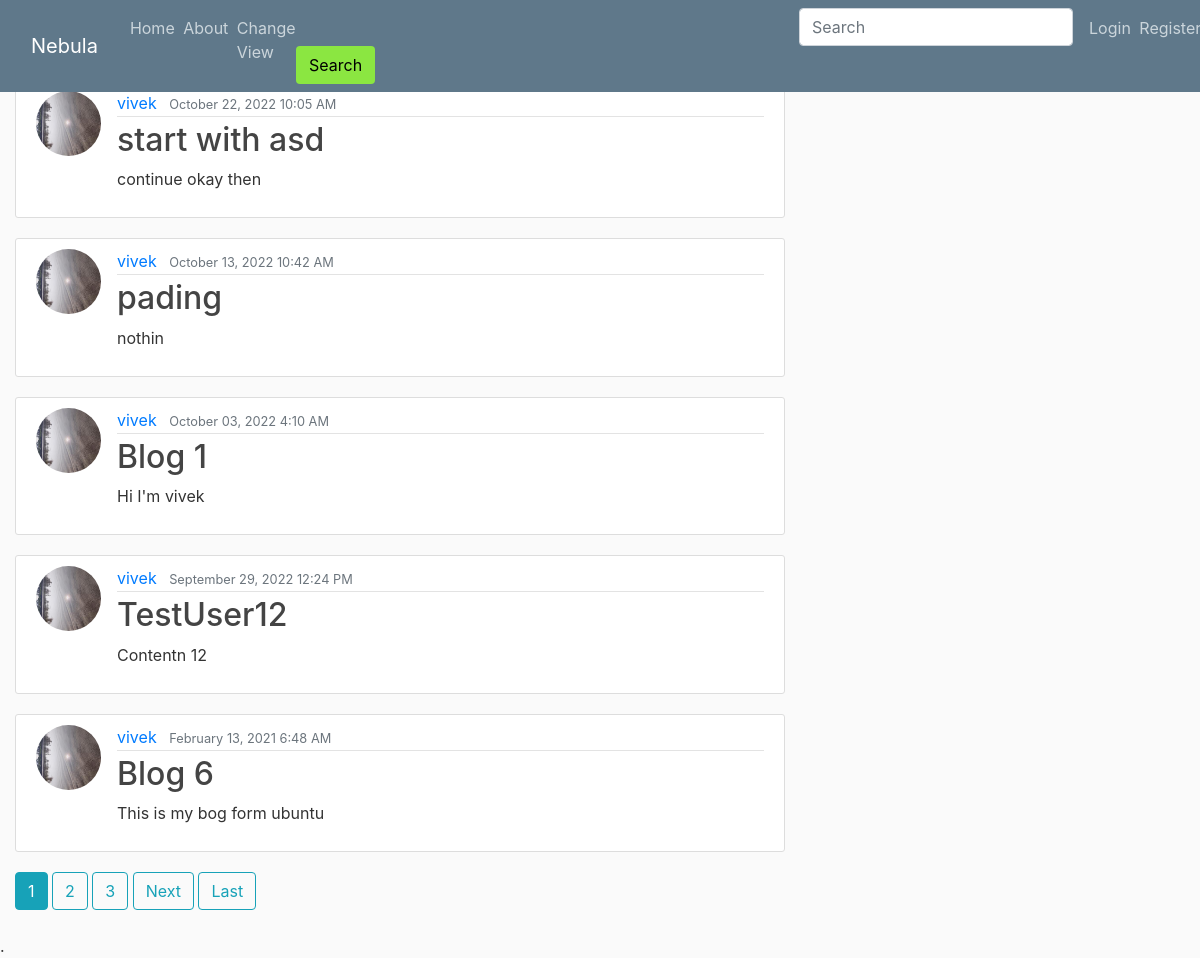
Before: / with the older database file.
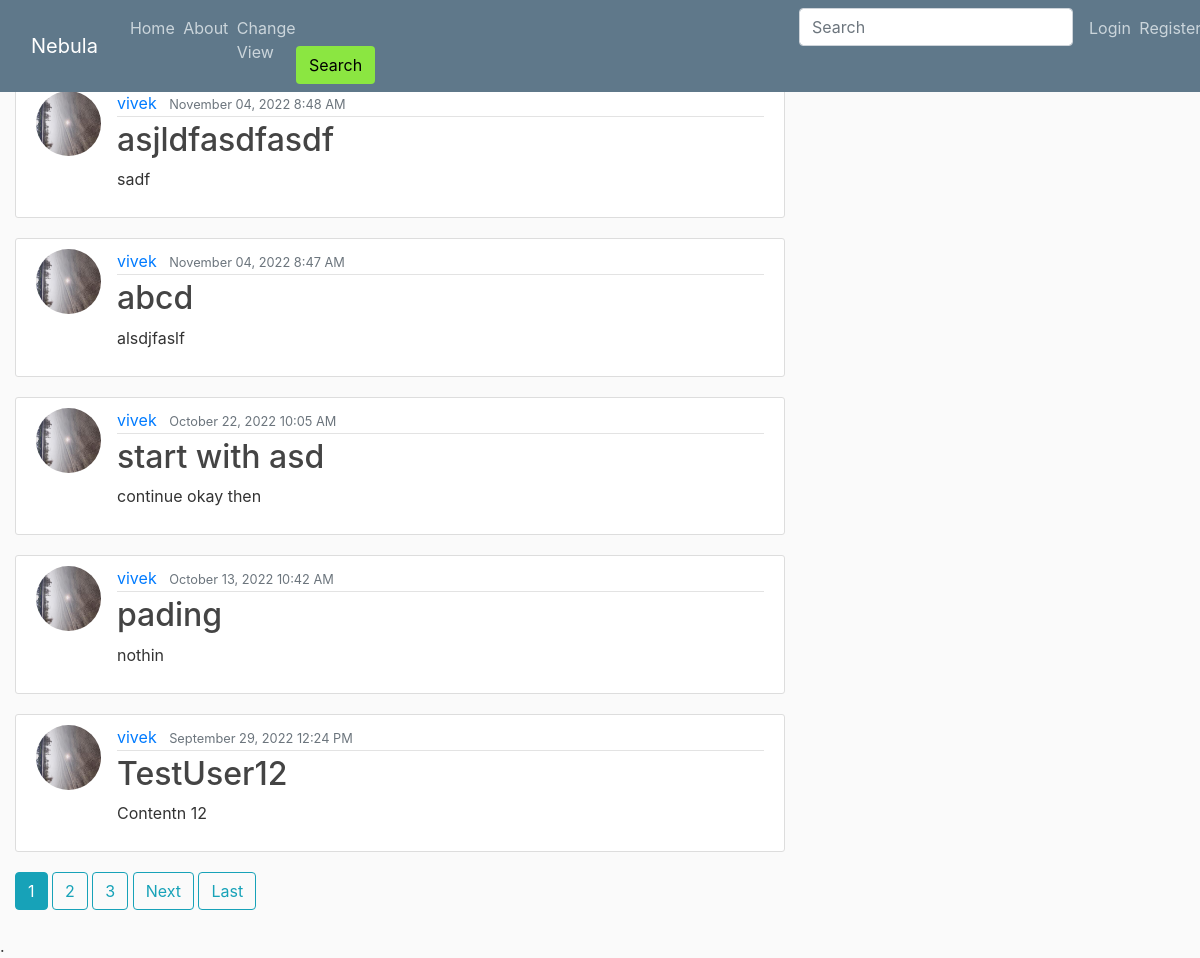
After: the same page with the newer database file.
### blog/models.py (models this page shows, shortened)
class Post(models.Model):
	title = models.CharField(max_length=100)
	content = models.TextField()
	date_posted = models.DateTimeField(default=timezone.now)
	author = models.ForeignKey(User, on_delete=models.CASCADE)
	blog_image = models.ImageField(default='default_blog.jpg' ,upload_to='blog_pics')
	audio = models.FileField(default="No audio posted", upload_to='audio_files')
	video = models.FileField(default="No video posted", upload_to='video_files')
	keywords = models.CharField(max_length=50, default='')

### users/models.py (models this page shows, shortened)
class Profile(models.Model):
	user = models.OneToOneField(User, on_delete=models.CASCADE)
	image = models.ImageField(default='default.jpg', upload_to='profile_pics')

### blog/views.py (the view)
# urls.py: path('', PostListView.as_view(), name='blog-home'),
class PostListView(ListView):
	model = Post
	template_name = 'blog/home.html' # '<app>/<model>_<viewtype>.html'
	context_object_name = 'posts'
	ordering = ['-date_posted']
	paginate_by = 5

### blog/templates/blog/home.html (shortened to what this page needs)
{% extends "blog/base.html" %}
{% load static %}
{% block content %}
	<div class="my-data-container">
	{% for post in posts %}
		<article class="media content-section">
			<img class="rounded-circle article-img" src="{{ post.author.profile.image.url }}">
		  <div class="media-body">
			<div class="article-metadata">
			  <a class="mr-2" href="{% url 'user-posts' post.author.username %}" >{{ post.author }}</a>
			  <small class="text-muted">{{ post.date_posted | date:"F d, Y f A" }}</small>
			</div>
			<h2><a class="article-title" href="{% url 'post-detail' post.id %}">{{ post.title }}</a></h2>
			<p class="article-content">{{ post.content }}</p>
		  </div>
		</article>
	{% endfor %}
	{% if is_paginated %}
	{% for num in page_obj.paginator.page_range %}
			{% if page_obj.number == num %}
				<a class="btn btn-info mb-4" href="?page={{ num }}">{{ num }}</a>
			{% elif num > page_obj.number|add:'-3' and num < page_obj.number|add:'3' %}
				<a class="btn btn-outline-info mb-4" href="?page={{ num }}">{{ num }}</a>
			{% endif %}
	{% endfor %}
		{% if page_obj.has_next %}
			<a class="btn btn-outline-info mb-4" href="?page={{page_obj.next_page_number}}">Next</a>
			<a class="btn btn-outline-info mb-4" href="?page={{ page_obj.paginator.num_pages }}">Last</a>
		{% endif %}
	{% endif %}
{% endblock content%}

Changed rows visible on the page:
removed Post: author.profile.image (picture), author "vivek", date_posted "October 03, 2022 4:10 AM", title "Blog 1", content "Hi I'm vivek"
no longer on this page (row unchanged): Post: author.profile.image (picture), author "vivek", date_posted "February 13, 2021 6:48 AM", title "Blog 6", content "This is my bog form ubuntu"
added Post: author.profile.image (picture), author "vivek", date_posted "November 04, 2022 8:48 AM", title "asjldfasdfasdf", content "sadf"
added Post: author.profile.image (picture), author "vivek", date_posted "November 04, 2022 8:47 AM", title "abcd", content "alsdjfaslf"
